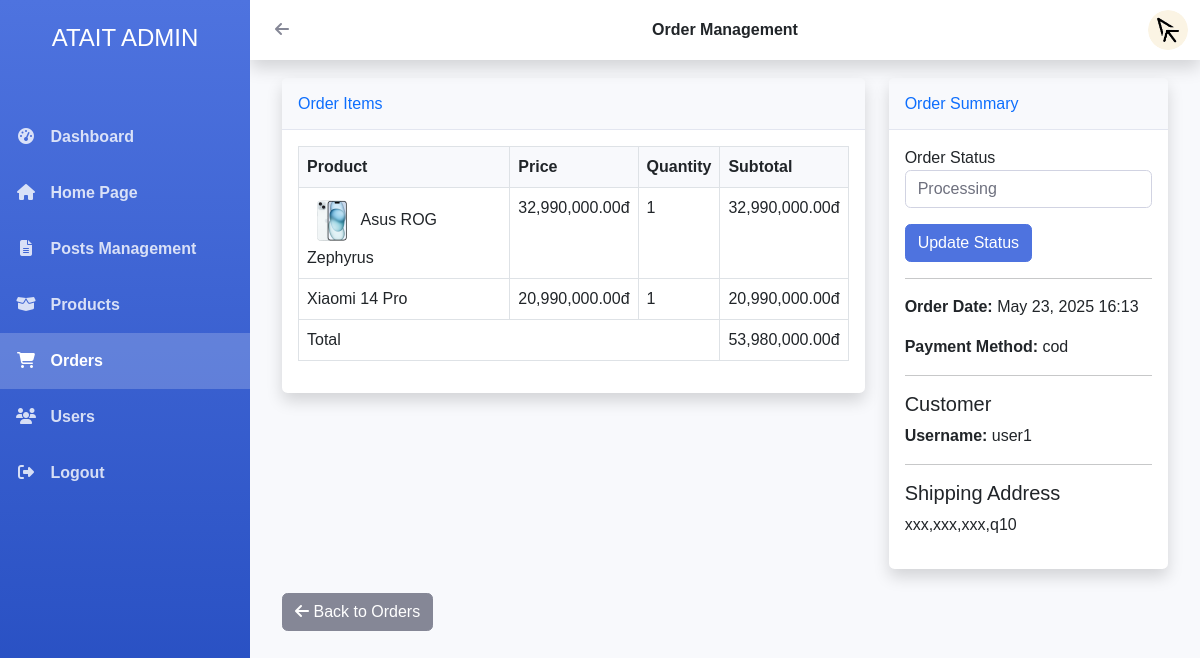
/52300173_52300157/admin/admin.php?section=orders&action=view&id=1 (signed in), run on the app's committed database.
### tables this page shows
CREATE TABLE `order_items` (
  `id` int(11) NOT NULL,
  `order_id` int(11) NOT NULL,
  `product_id` varchar(50) NOT NULL,
  `product_name` varchar(255) NOT NULL,
  `price` decimal(10,2) NOT NULL,
  `quantity` int(11) NOT NULL
);

CREATE TABLE `products` (
  `id` int(11) NOT NULL,
  `name` varchar(255) NOT NULL,
  `price` decimal(10,2) DEFAULT NULL,
  `original_price` decimal(10,2) DEFAULT NULL,
  `image` varchar(255) DEFAULT NULL,
  `images` text DEFAULT NULL,
  `description` text DEFAULT NULL,
  `stock` int(11) DEFAULT 0,
  `category` varchar(100) DEFAULT NULL,
  `brand` varchar(100) DEFAULT NULL,
  `created_at` datetime DEFAULT current_timestamp(),
  `is_hot` tinyint(1) DEFAULT 0,
  `is_bestseller` tinyint(1) DEFAULT 0
);

CREATE TABLE `orders` (
  `id` int(11) NOT NULL,
  `user_id` int(11) NOT NULL,
  `total_amount` decimal(12,2) DEFAULT NULL,
  `status` varchar(20) NOT NULL DEFAULT 'pending',
  `payment_method` varchar(50) NOT NULL,
  `shipping_address` text NOT NULL,
  `notes` text DEFAULT NULL,
  `created_at` timestamp NOT NULL DEFAULT current_timestamp()
);

CREATE TABLE `users` (
  `id` int(11) NOT NULL,
  `username` varchar(50) NOT NULL,
  `email` varchar(100) NOT NULL,
  `password` varchar(255) NOT NULL,
  `full_name` varchar(100) DEFAULT NULL,
  `phone` varchar(20) DEFAULT NULL,
  `address` text DEFAULT NULL,
  `created_at` timestamp NOT NULL DEFAULT current_timestamp(),
  `cart` text DEFAULT NULL
);

### 52300173_52300157/admin/views/orders/view.php (the view, shortened to what this page needs)
<?php
$order_id = $_GET['id'];
try {
    $order = $pdo->prepare("
        SELECT o.*, u.username
        FROM orders o
        LEFT JOIN users u ON o.user_id = u.id
        WHERE o.id = ?
    ");
    $order->execute([$order_id]);
    $order = $order->fetch(PDO::FETCH_ASSOC);
     $order_items = $pdo->prepare("
        SELECT
            oi.*,
            p.image,
            COALESCE(p.name, oi.product_name) as product_name
        FROM order_items oi
        LEFT JOIN products p ON oi.product_id = p.id
        WHERE oi.order_id = ?
    ");
    $order_items->execute([$order_id]);
    $order_items = $order_items->fetchAll(PDO::FETCH_ASSOC);
} catch (PDOException $e) {
    ob_end_clean();
    die("Database error: " . $e->getMessage());
}
?>
<div class="container-fluid">
    <h1 class="h3 mb-4 text-gray-800">Order Details #<?= $order['id'] ?></h1>
    <div class="row">
        <div class="col-lg-8">
            <div class="card shadow mb-4">
                <div class="card-header py-3">
                    <h6 class="m-0 font-weight-bold text-primary">Order Items</h6>
                </div>
                <div class="card-body">
                    <div class="table-responsive">
                        <table class="table table-bordered">
                            <thead>
                                <tr>
                                    <th>Product</th>
                                    <th>Price</th>
                                    <th>Quantity</th>
                                    <th>Subtotal</th>
                                </tr>
                            </thead>
                            <tbody>
                                <?php foreach ($order_items as $item): ?>
                                <tr>
                                    <td>
                                        <?php if (!empty($item['image'])): ?>
                                            <img src="<?= htmlspecialchars($item['image']) ?>" width="50" class="mr-2">
                                        <?php endif; ?>
                                        <?= htmlspecialchars($item['product_name'] ?? '') ?>
                                    </td>
                                    <td><?= number_format($item['price'] ?? 0, 2) ?>đ</td>
                                    <td><?= $item['quantity'] ?? 0 ?></td>
                                    <td><?= number_format(($item['price'] ?? 0) * ($item['quantity'] ?? 0), 2) ?>đ</td>
                                </tr>
                                <?php endforeach; ?>
                                <tr>
                                    <td colspan="3" class="text-right font-weight-bold">Total</td>
                                    <td class="font-weight-bold"><?= number_format($order['total_amount'] ?? 0, 2) ?>đ</td>
                                </tr>
                            </tbody>
                        </table>
                    </div>
                </div>
            </div>
        </div>
        <div class="col-lg-4">
            <div class="card shadow mb-4">
                <div class="card-header py-3">
                    <h6 class="m-0 font-weight-bold text-primary">Order Summary</h6>
                </div>
                <div class="card-body">
                    <form method="POST">
                        <div class="form-group">
                            <label>Order Status</label>
                            <select name="status" class="form-control">
                                <option value="processing" <?= $order['status'] === 'processing' ? 'selected' : '' ?>>Processing</option>
                            </select>
                        </div>
                        <button type="submit" name="update_status" class="btn btn-primary btn-block">Update Status</button>
                    </form>
                    <hr>
                    <div class="mb-3">
                        <strong>Order Date:</strong> <?= date('M d, Y H:i', strtotime($order['created_at'] ?? 'now')) ?>
                    </div>
                    <div class="mb-3">
                        <strong>Payment Method:</strong> <?= htmlspecialchars($order['payment_method'] ?? 'N/A') ?>
                    </div>
                    <hr>
                    <h5 class="font-weight-bold">Customer</h5>
                    <div class="mb-2">
                        <strong>Username:</strong> <?= htmlspecialchars($order['username'] ?? 'Guest') ?>
                    </div>
                    <hr>
                    <h5 class="font-weight-bold">Shipping Address</h5>
                    <p><?= nl2br(htmlspecialchars($order['shipping_address'] ?? 'Not provided')) ?></p>
                </div>
            </div>
        </div>
    </div>
    <a href="admin.php?section=orders" class="btn btn-secondary">
        <i class="fas fa-arrow-left"></i> Back to Orders
    </a>
</div>

### 52300173_52300157/admin/admin.php (style rules this page uses)
:root { --sidebar-width: 250px; --header-height: 60px; --primary-color: #4e73df; --secondary-color: #f8f9fc; }
body { font-family: 'Nunito', sans-serif; background-color: #f8f9fc; }
.card { border: none; border-radius: 0.35rem; box-shadow: 0 0.15rem 1.75rem 0 rgba(58, 59, 69, 0.1); margin-bottom: 20px; }
.card-header { background-color: #f8f9fc; border-bottom: 1px solid #e3e6f0; font-weight: 600; }
.table-responsive { overflow-x: auto; }
.table { width: 100%; margin-bottom: 1rem; color: #858796; }
.table th { font-weight: 600; background-color: #f8f9fc; }
.form-control { display: block; width: 100%; padding: 0.375rem 0.75rem; font-size: 1rem; line-height: 1.5; color: #6e707e; background-color: #fff; background-clip: padding-box; border: 1px solid #d1d3e2; border-radius: 0.35rem; transition: border-color 0.15s ease-in-out, box-shadow 0.15s ease-in-out; }
.form-group { margin-bottom: 1rem; }
.btn { display: inline-block; font-weight: 400; color: #858796; text-align: center; vertical-align: middle; user-select: none; background-color: transparent; border: 1px solid transparent; padding: 0.375rem 0.75rem; font-size: 1rem; line-height: 1.5; border-radius: 0.35rem; transition: color 0.15s ease-in-out, background-color 0.15s ease-in-out, border-color 0.15s ease-in-out, box-shadow 0.15s ease-in-out; }
.btn-primary { color: #fff; background-color: #4e73df; border-color: #4e73df; }
.btn-secondary { color: #fff; background-color: #858796; border-color: #858796; }

### data on the page
order_items: product.image (picture), product_name "Asus ROG Zephyrus", price "32,990,000.00", quantity "1", ($item['price'] ?? 0) * ($item['quantity'] ?? 0) "32,990,000.00"
order_items: product_name "Xiaomi 14 Pro", price "20,990,000.00", quantity "1", ($item['price'] ?? 0) * ($item['quantity'] ?? 0) "20,990,000.00"
orders: total_amount "53,980,000.00", status "Processing", created_at "May 23, 2025 16:13", payment_method "cod", user.username "user1", shipping_address "xxx,xxx,xxx,q10"

### other printed values
$pageTitles[$currentSection] "Order Management"
